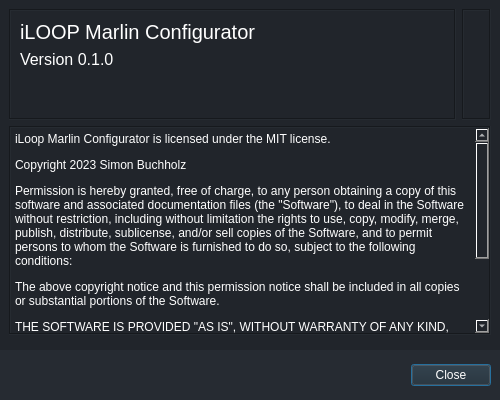
<?xml version="1.0" encoding="UTF-8"?>
<ui version="4.0">
 <class>AboutDialog</class>
 <widget class="QDialog" name="AboutDialog">
  <property name="geometry">
   <rect>
    <x>0</x>
    <y>0</y>
    <width>500</width>
    <height>400</height>
   </rect>
  </property>
  <property name="minimumSize">
   <size>
    <width>500</width>
    <height>400</height>
   </size>
  </property>
  <property name="maximumSize">
   <size>
    <width>500</width>
    <height>400</height>
   </size>
  </property>
  <property name="windowTitle">
   <string>About iMC</string>
  </property>
  <property name="windowIcon">
   <iconset resource="resources.qrc">
    <normaloff>:/resources/iloop_icon_small.png</normaloff>:/resources/iloop_icon_small.png</iconset>
  </property>
  <property name="styleSheet">
   <string notr="true">QWidget {
	font-family: &quot;Source Sans Pro&quot;;
	background: rgb(33, 37, 43);
	color: white;
}</string>
  </property>
  <layout class="QGridLayout" name="gridLayout">
   <property name="leftMargin">
    <number>0</number>
   </property>
   <property name="topMargin">
    <number>0</number>
   </property>
   <property name="rightMargin">
    <number>0</number>
   </property>
   <property name="bottomMargin">
    <number>0</number>
   </property>
   <item row="4" column="0">
    <widget class="QFrame" name="frame">
     <property name="sizePolicy">
      <sizepolicy hsizetype="Preferred" vsizetype="Fixed">
       <horstretch>0</horstretch>
       <verstretch>0</verstretch>
      </sizepolicy>
     </property>
     <property name="minimumSize">
      <size>
       <width>0</width>
       <height>50</height>
      </size>
     </property>
     <property name="maximumSize">
      <size>
       <width>16777215</width>
       <height>50</height>
      </size>
     </property>
     <property name="styleSheet">
      <string notr="true">QFrame {
	background: rgb(38, 43, 50);
}</string>
     </property>
     <property name="frameShape">
      <enum>QFrame::NoFrame</enum>
     </property>
     <property name="frameShadow">
      <enum>QFrame::Plain</enum>
     </property>
     <layout class="QHBoxLayout" name="horizontalLayout">
      <item>
       <widget class="QDialogButtonBox" name="buttonBox">
        <property name="sizePolicy">
         <sizepolicy hsizetype="Expanding" vsizetype="Preferred">
          <horstretch>0</horstretch>
          <verstretch>0</verstretch>
         </sizepolicy>
        </property>
        <property name="orientation">
         <enum>Qt::Horizontal</enum>
        </property>
        <property name="standardButtons">
         <set>QDialogButtonBox::Close</set>
        </property>
       </widget>
      </item>
     </layout>
    </widget>
   </item>
   <item row="2" column="0">
    <widget class="QFrame" name="frame_2">
     <property name="frameShape">
      <enum>QFrame::NoFrame</enum>
     </property>
     <property name="frameShadow">
      <enum>QFrame::Plain</enum>
     </property>
     <layout class="QGridLayout" name="gridLayout_2">
      <item row="0" column="0" rowspan="2">
       <widget class="QFrame" name="frame_4">
        <property name="frameShape">
         <enum>QFrame::Box</enum>
        </property>
        <property name="frameShadow">
         <enum>QFrame::Sunken</enum>
        </property>
        <layout class="QGridLayout" name="gridLayout_4">
         <item row="1" column="0">
          <widget class="QLabel" name="label_2">
           <property name="styleSheet">
            <string notr="true">QLabel {
	font-size: 12pt;
}</string>
           </property>
           <property name="text">
            <string>Version 0.1.0</string>
           </property>
          </widget>
         </item>
         <item row="0" column="0">
          <widget class="QLabel" name="label">
           <property name="styleSheet">
            <string notr="true">QLabel {
	font-size: 15pt;
}</string>
           </property>
           <property name="text">
            <string>iLOOP Marlin Configurator</string>
           </property>
          </widget>
         </item>
         <item row="2" column="0">
          <spacer name="verticalSpacer_2">
           <property name="orientation">
            <enum>Qt::Vertical</enum>
           </property>
           <property name="sizeHint" stdset="0">
            <size>
             <width>20</width>
             <height>40</height>
            </size>
           </property>
          </spacer>
         </item>
        </layout>
       </widget>
      </item>
      <item row="0" column="1" rowspan="2">
       <widget class="QFrame" name="frame_3">
        <property name="sizePolicy">
         <sizepolicy hsizetype="Fixed" vsizetype="Preferred">
          <horstretch>0</horstretch>
          <verstretch>0</verstretch>
         </sizepolicy>
        </property>
        <property name="frameShape">
         <enum>QFrame::Box</enum>
        </property>
        <property name="frameShadow">
         <enum>QFrame::Sunken</enum>
        </property>
        <layout class="QGridLayout" name="gridLayout_3">
         <item row="0" column="0">
          <widget class="QLabel" name="label_3">
           <property name="maximumSize">
            <size>
             <width>50</width>
             <height>100</height>
            </size>
           </property>
           <property name="text">
            <string/>
           </property>
           <property name="pixmap">
            <pixmap resource="resources.qrc">:/resources/iloop_alpha.png</pixmap>
           </property>
           <property name="scaledContents">
            <bool>true</bool>
           </property>
          </widget>
         </item>
        </layout>
       </widget>
      </item>
      <item row="2" column="0" colspan="2">
       <widget class="QTextBrowser" name="textBrowser">
        <property name="styleSheet">
         <string notr="true">QScrollBar:vertical
{
    width: 12px;
	border: none;
	background: rgb(33, 37, 43);
}

QScrollBar::handle:vertical
{
    background: rgb(38, 43, 50);
    min-width: 12px;
}

QScrollBar::handle:vertical:hover
{
    background: rgb(40, 46, 53);
}

QScrollBar::add-line:vertical
{
    height: 0px;
}

QScrollBar::sub-line:vertical
{
    height: 0px;
}
</string>
        </property>
        <property name="frameShape">
         <enum>QFrame::Box</enum>
        </property>
        <property name="undoRedoEnabled">
         <bool>false</bool>
        </property>
        <property name="readOnly">
         <bool>true</bool>
        </property>
        <property name="html">
         <string>&lt;!DOCTYPE HTML PUBLIC &quot;-//W3C//DTD HTML 4.0//EN&quot; &quot;http://www.w3.org/TR/REC-html40/strict.dtd&quot;&gt;
&lt;html&gt;&lt;head&gt;&lt;meta name=&quot;qrichtext&quot; content=&quot;1&quot; /&gt;&lt;meta charset=&quot;utf-8&quot; /&gt;&lt;style type=&quot;text/css&quot;&gt;
p, li { white-space: pre-wrap; }
hr { height: 1px; border-width: 0; }
li.unchecked::marker { content: &quot;\2610&quot;; }
li.checked::marker { content: &quot;\2612&quot;; }
&lt;/style&gt;&lt;/head&gt;&lt;body style=&quot; font-family:'Source Sans Pro'; font-size:9pt; font-weight:400; font-style:normal;&quot;&gt;
&lt;p style=&quot; margin-top:12px; margin-bottom:12px; margin-left:0px; margin-right:0px; -qt-block-indent:0; text-indent:0px;&quot;&gt;iLoop Marlin Configurator is licensed under the MIT license.&lt;/p&gt;
&lt;p style=&quot; margin-top:12px; margin-bottom:12px; margin-left:0px; margin-right:0px; -qt-block-indent:0; text-indent:0px;&quot;&gt;Copyright 2023 Simon Buchholz&lt;/p&gt;
&lt;p style=&quot; margin-top:12px; margin-bottom:12px; margin-left:0px; margin-right:0px; -qt-block-indent:0; text-indent:0px;&quot;&gt;Permission is hereby granted, free of charge, to any person obtaining a copy of this software and associated documentation files (the &amp;quot;Software&amp;quot;), to deal in the Software without restriction, including without limitation the rights to use, copy, modify, merge, publish, distribute, sublicense, and/or sell copies of the Software, and to permit persons to whom the Software is furnished to do so, subject to the following conditions:&lt;/p&gt;
&lt;p style=&quot; margin-top:12px; margin-bottom:12px; margin-left:0px; margin-right:0px; -qt-block-indent:0; text-indent:0px;&quot;&gt;The above copyright notice and this permission notice shall be included in all copies or substantial portions of the Software.&lt;/p&gt;
&lt;p style=&quot; margin-top:12px; margin-bottom:12px; margin-left:0px; margin-right:0px; -qt-block-indent:0; text-indent:0px;&quot;&gt;THE SOFTWARE IS PROVIDED &amp;quot;AS IS&amp;quot;, WITHOUT WARRANTY OF ANY KIND, EXPRESS OR IMPLIED, INCLUDING BUT NOT LIMITED TO THE WARRANTIES OF MERCHANTABILITY, FITNESS FOR A PARTICULAR PURPOSE AND NONINFRINGEMENT. IN NO EVENT SHALL THE AUTHORS OR COPYRIGHT HOLDERS BE LIABLE FOR ANY CLAIM, DAMAGES OR OTHER LIABILITY, WHETHER IN AN ACTION OF CONTRACT, TORT OR OTHERWISE, ARISING FROM, OUT OF OR IN CONNECTION WITH THE SOFTWARE OR THE USE OR OTHER DEALINGS IN THE SOFTWARE.&lt;/p&gt;&lt;/body&gt;&lt;/html&gt;</string>
        </property>
       </widget>
      </item>
     </layout>
    </widget>
   </item>
  </layout>
 </widget>
 <resources>
  <include location="resources.qrc"/>
 </resources>
 <connections>
  <connection>
   <sender>buttonBox</sender>
   <signal>accepted()</signal>
   <receiver>AboutDialog</receiver>
   <slot>accept()</slot>
   <hints>
    <hint type="sourcelabel">
     <x>248</x>
     <y>254</y>
    </hint>
    <hint type="destinationlabel">
     <x>157</x>
     <y>274</y>
    </hint>
   </hints>
  </connection>
  <connection>
   <sender>buttonBox</sender>
   <signal>rejected()</signal>
   <receiver>AboutDialog</receiver>
   <slot>reject()</slot>
   <hints>
    <hint type="sourcelabel">
     <x>316</x>
     <y>260</y>
    </hint>
    <hint type="destinationlabel">
     <x>286</x>
     <y>274</y>
    </hint>
   </hints>
  </connection>
 </connections>
</ui>
